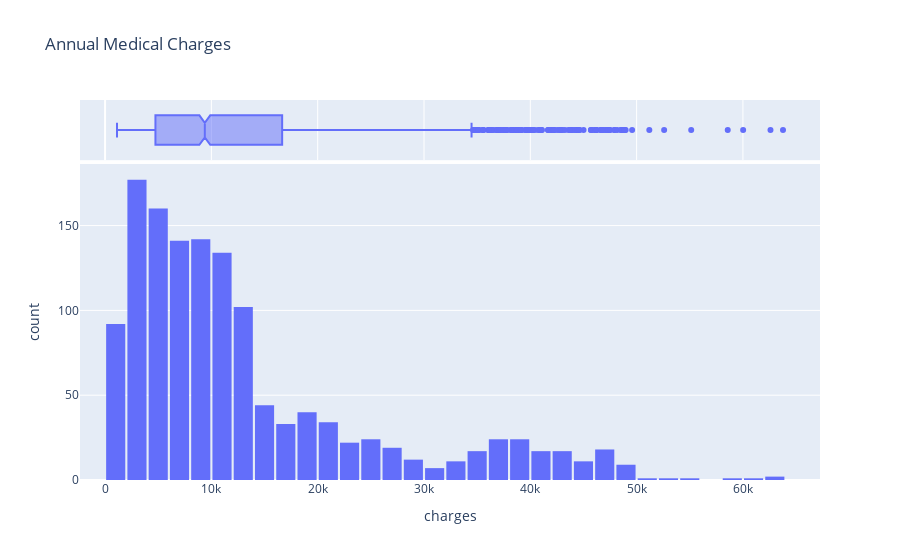

The code cell stored with this chart in its notebook:
### Code cell
# Distribution of Charges 
#This is the column we are trying to predict 
fig=px.histogram(medical_data,
                x='charges',
                marginal='box',
                nbins =47,
                title='Annual Medical Charges')
fig.update_layout(bargap=0.1)
fig.show()

### Figure 1 — Plotly figure (JSON) as saved in the notebook; plotly's stock layout.template omitted (floating-point values rounded to 4 significant figures; data arrays with more than 128 entries replaced by an {"elided": "..."} marker saying what was removed)
{"data": [{"alignmentgroup": "True", "bingroup": "x", "hovertemplate": "charges=%{x}<br>count=%{y}<extra></extra>", "legendgroup": "", "marker": {"color": "#636efa", "pattern": {"shape": ""}}, "name": "", "nbinsx": 47, "offsetgroup": "", "orientation": "v", "showlegend": false, "type": "histogram", "x": {"elided": "1338 float values"}, "xaxis": "x", "yaxis": "y"}, {"alignmentgroup": "True", "hovertemplate": "charges=%{x}<extra></extra>", "legendgroup": "", "marker": {"color": "#636efa"}, "name": "", "notched": true, "offsetgroup": "", "showlegend": false, "type": "box", "x": {"elided": "1338 float values"}, "xaxis": "x2", "yaxis": "y2"}], "layout": {"autosize": true, "bargap": 0.1, "barmode": "relative", "legend": {"tracegroupgap": 0}, "title": {"text": "Annual Medical Charges"}, "xaxis": {"anchor": "y", "autorange": true, "domain": [0, 1], "range": [-2359.0, 67250.0], "title": {"text": "charges"}, "type": "linear"}, "xaxis2": {"anchor": "y2", "autorange": true, "domain": [0, 1], "matches": "x", "range": [-2359.0, 67250.0], "showgrid": true, "showticklabels": false, "type": "linear"}, "yaxis": {"anchor": "x", "autorange": true, "domain": [0, 0.8316], "range": [0, 186.3], "title": {"text": "count"}}, "yaxis2": {"anchor": "x2", "autorange": true, "domain": [0.8416, 1], "matches": "y2", "range": [-0.5, 0.5], "showgrid": false, "showline": false, "showticklabels": false, "ticks": "", "type": "category"}}}
